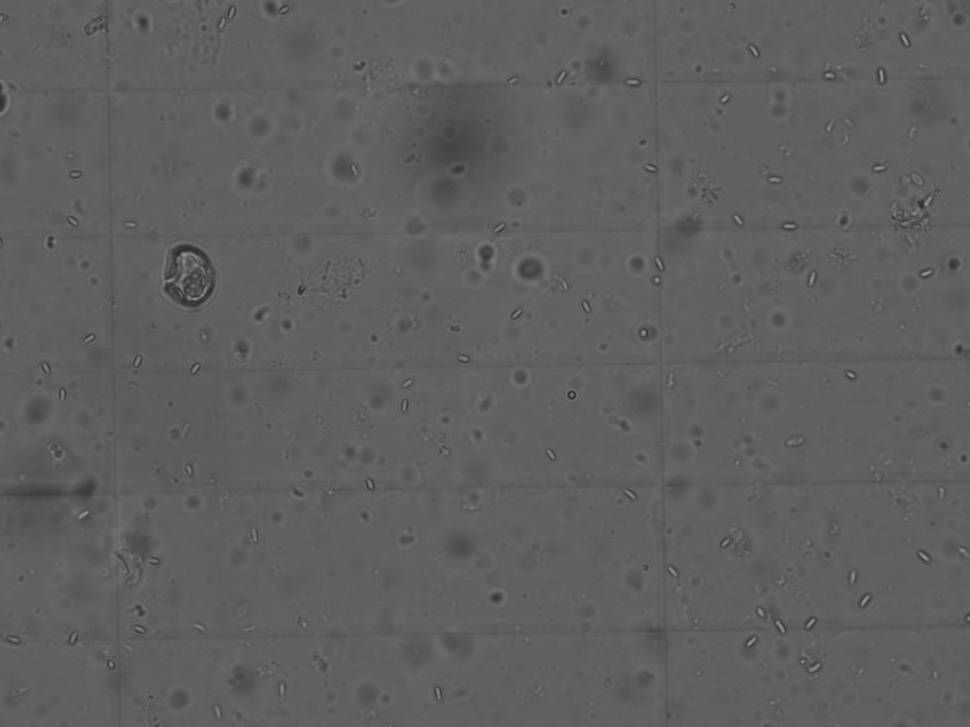
#> input picture bees_dataset#3_2025-08-22/P31_5_1.jpg, 970 x 727 px, shrunk from 1388 x 1040 before the run
$ python -i image_proc.py   (imports and definitions only)
#> lines starting #> are read from the running program, lines starting #| are printed output that depends on the picture
"""
Image processing module for bee spore detection.

This module provides classes and functions for preprocessing images and detecting
spores using computer vision techniques.
"""

import logging
from typing import List, Optional, Tuple, Union
import numpy as np
from PIL import Image
import cv2

# Configure logging
logger = logging.getLogger(__name__)


class ImagePreprocessor:
    """Handles image preprocessing operations for spore detection."""

    def __init__(self, debug_path: Optional[str] = None):
        """
        Initialize the preprocessor.

        Args:
            debug_path: Optional path for saving debug images
        """
        self.debug_path = debug_path

    def preprocess(self, image: Image.Image) -> np.ndarray:
        """
        Preprocess an image for spore detection.

        Args:
            image: Input PIL Image

        Returns:
            Preprocessed grayscale image as numpy array
        """
        # Convert to grayscale
        gray = image.convert('L')
        arr = np.array(gray, dtype=np.uint8)

        # Apply Gaussian blur to reduce noise
        blurred = cv2.GaussianBlur(arr, (5, 5), 2)
        if self.debug_path:
            self._save_debug_image(blurred, f"{self.debug_path}_blur", is_mask=True)

        # Apply CLAHE for contrast enhancement
        clahe = cv2.createCLAHE(clipLimit=2.0, tileGridSize=(8, 8))
        enhanced = clahe.apply(blurred)
        if self.debug_path:
            self._save_debug_image(enhanced, f"{self.debug_path}_clahe", is_mask=True)

        return enhanced

    # [6 lines left out: function _save_debug_image, not called in this run]


class EdgeDetector:
    """Handles edge detection and morphological operations."""

    # [117 lines left out: functions __init__, detect_edges, clean_edges, _is_morphology_too_aggressive, _remove_long_lines, _close_gaps and 1 more, not called in this run]


class SporeDetector:
    """Handles spore detection and filtering."""

    # [204 lines left out: functions __init__, detect_spores, _is_valid_spore_contour, _is_valid_ellipse_geometry, _is_valid_intensity, _has_sufficient_edge_support and 2 more, not called in this run]


class SporeDetectionPipeline:
    """Main pipeline for spore detection."""

    # [85 lines left out: functions __init__, detect_spores, _save_analysis_overlay_if_enabled, _compute_centered_square_bounds, not called in this run]

def _is_point_inside(bounds: Tuple[int, int, int, int], x: float, y: float) -> bool:
    x1, y1, x2, y2 = bounds
    return (x1 <= x <= x2) and (y1 <= y <= y2)


# [37 lines left out: function save_debug_image, not called in this run]

>>> from PIL import Image
>>> picture = Image.open('../bees_dataset#3_2025-08-22/P31_5_1.jpg')
#> picture is the input picture: PIL image 970x727 L; min 44, max 152, mean 95.5
>>> result = ImagePreprocessor().preprocess(picture)
#> in preprocess, `enhanced = clahe.apply(blurred)`:
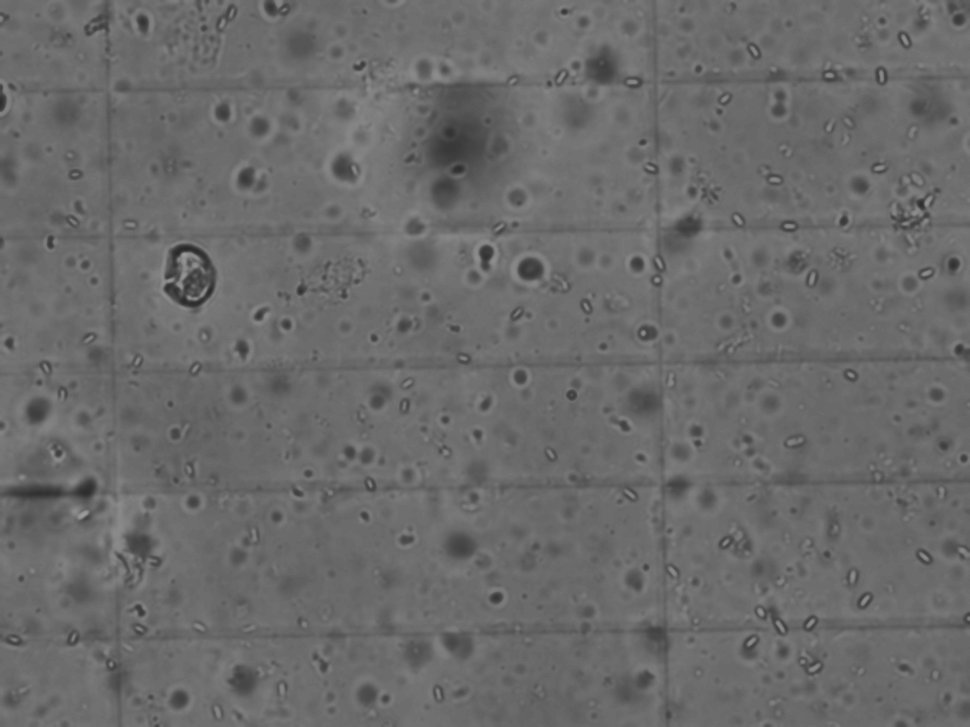
#> enhanced: shape (727, 970); min 40, max 158, mean 106.4

$ run again, on bees_dataset#3_2025-08-22/P31_5_2.jpg
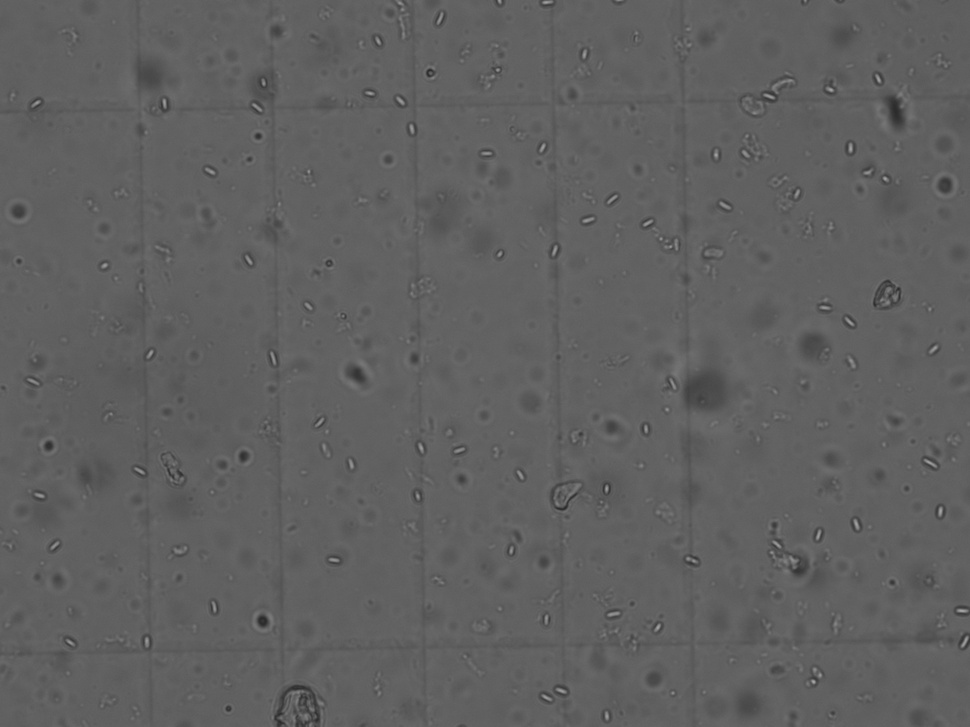
#> input picture bees_dataset#3_2025-08-22/P31_5_2.jpg, 970 x 727 px, shrunk from 1388 x 1040 before the run
#> picture is the input picture: PIL image 970x727 L; min 42, max 168, mean 95.9
#> in preprocess, `enhanced = clahe.apply(blurred)`:
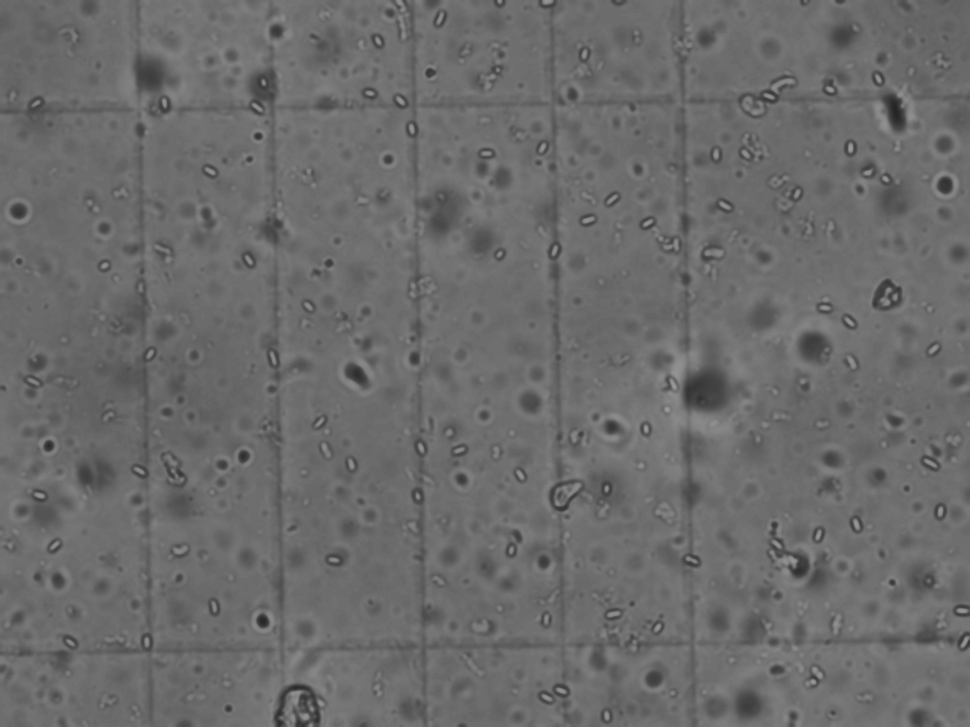
#> enhanced: shape (727, 970); min 36, max 158, mean 107.1

$ run again, on bees_dataset#3_2025-08-22/P31_5_3.jpg
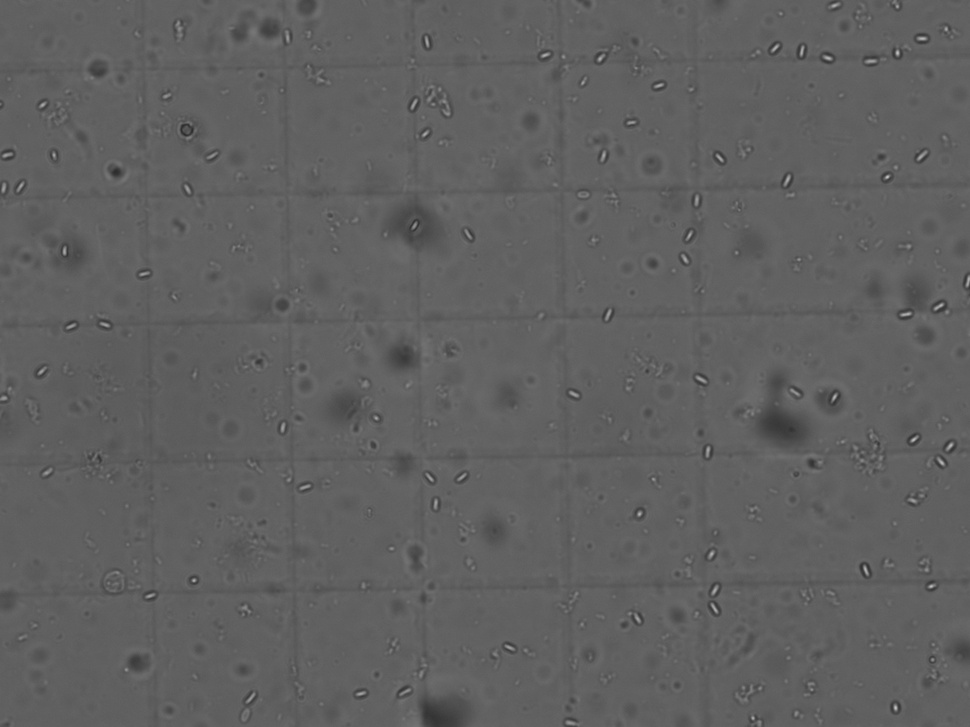
#> input picture bees_dataset#3_2025-08-22/P31_5_3.jpg, 970 x 727 px, shrunk from 1388 x 1040 before the run
#> picture is the input picture: PIL image 970x727 L; min 43, max 197, mean 95.8
#> in preprocess, `enhanced = clahe.apply(blurred)`:
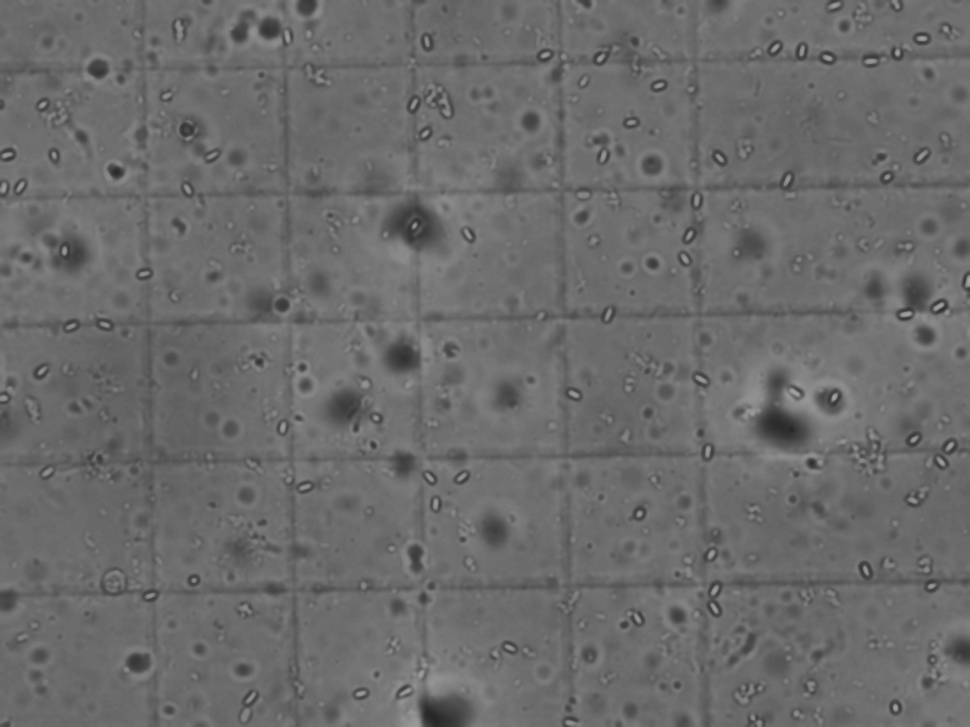
#> enhanced: shape (727, 970); min 39, max 171, mean 107.2
